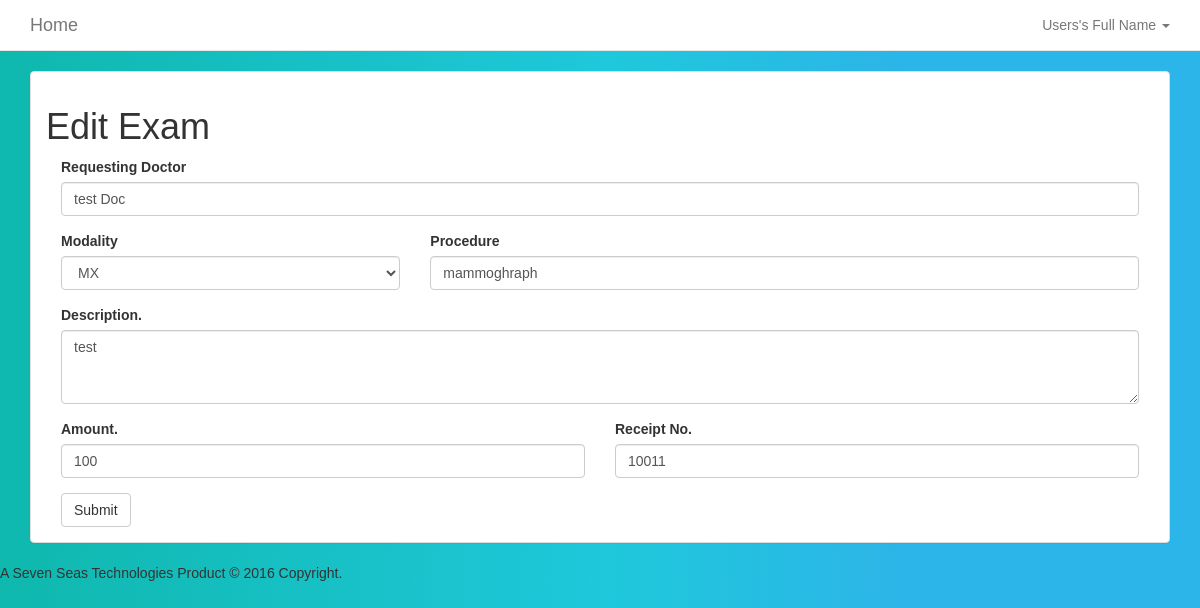
Page /edit-exam?id=1 (signed in) on the committed database.
### tables this page shows
CREATE TABLE `exam_info` (
  `exam_id` varchar(30) NOT NULL,
  `performer_id` varchar(30) NOT NULL,
  `patient_id` varchar(30) NOT NULL,
  `req_physician` varchar(50) NOT NULL,
  `modality` varchar(2) NOT NULL,
  `exam_name` varchar(50) NOT NULL,
  `exam_reason` text NOT NULL,
  `receipt` varchar(20) NOT NULL,
  `amount` int(11) NOT NULL,
  `created_at` timestamp NOT NULL DEFAULT CURRENT_TIMESTAMP ON UPDATE CURRENT_TIMESTAMP,
  `exam_done` tinyint(4) NOT NULL,
  `report_done` tinyint(4) NOT NULL
);

### app/conn_db.php (called while the page is built, shortened)
<?php
$conn = "";
function affected() {
    global $conn, $rows_affected;
    $rows_affected = mysqli_affected_rows($conn);
    if ($rows_affected < 1) {
        $error_sql ="No information added to or retreived from database. Try checking your parameters" . "<br>";
        error_handler($error_sql, mysqli_errno($conn), mysqli_error($conn));
        return 0;
    }
    else {
        return $rows_affected;
    }
}
function db_query($sql) {
    global $conn;
    $result = $conn->query($sql);
    if ($result == FALSE) {
        $error_sql = "Error querying db, check sql statement" . "<br>";
        error_handler($error_sql, mysqli_errno($conn), mysqli_error($conn));
    }
    else {
        return $result;
    }
}
?>

### views_user/edit-exam.php (the view, shortened to what this page needs)
<?php
if(isset($_GET['id'])){
 $exam_id = $_GET['id'];
 $select = "SELECT * FROM exam_info WHERE exam_id='$exam_id'";
 $a_exam = db_query($select);
$this_patient = $a_exam->fetch_assoc();
}
?>
<div class="section">
  <div class="container">
  <div class="panel panel-default panel-faded">
                <div class="panel-body">
    <div class="row">
      <div class="col-md-12">
        <h1>Edit Exam</h1>
      </div>
    </div>
    <form role="form" method="post" class="col-md-12">
      <div class="row">
           <div class="col-md-12">
             <div class="form-group">
                <label class="control-label">Requesting Doctor</label>
                 <input class="form-control" type="text" name="req_doctor" value="<?php echo $this_patient['req_physician'];?>">
             </div>
          </div>
      </div>
      <div class="row">
          <div class="col-md-4">
            <div class="form-group">
              <label class="control-label">Modality</label>
              <select class="form-control" name="group">
                <option  value="<?php echo $this_patient['modality'];?>"><?php echo $this_patient['modality'];?></option>
              </select>
            </div>
          </div>
          <div class="col-md-8">
           <div class="form-group">
            <label class="control-label">Procedure</label>
            <input class="form-control" type="text" name="procedure" value="<?php echo $this_patient['exam_name'];?>">
           </div>
          </div>
      </div>
      <div class="row">
          <div class="col-md-12">
             <div class="form-group">
                <label class="control-label">Description.</label>
                <textarea class="form-control" rows="3" name="description"><?php echo $this_patient['exam_reason'];?></textarea>
             </div>
          </div>
      </div>
      <div class="row">
          <div class="col-md-6">
             <div class="form-group">
                <label class="control-label">Amount.</label>
                <input class="form-control" type="text" name="date" value="<?php echo $this_patient['amount'];?>">
             </div>
          </div>
         <div class="col-md-6">
            <div class="form-group">
              <label class="control-label">Receipt No.</label>
              <input class="form-control" type="text" name="time" value="<?php echo $this_patient['receipt'];?>">
            </div>
          </div>
        </div>
      <button type="submit" class="btn btn-default">Submit</button>
    </form>
  </div>
</div>
</div>
</div>

### assets/css/style.css (style rules this page uses)
body { background:linear-gradient(90deg, #0fb8ad 0%, #1fc8db 51%, #2cb5e8 75%); font-family: Arial,sans-serif; }

### rows in the picture
exam_info: req_doctor "test Doc", group "MX", procedure "mammoghraph", description "test", date "100", time "10011"

### other values in the picture
$_SESSION["full_name"] "Users's Full Name"
